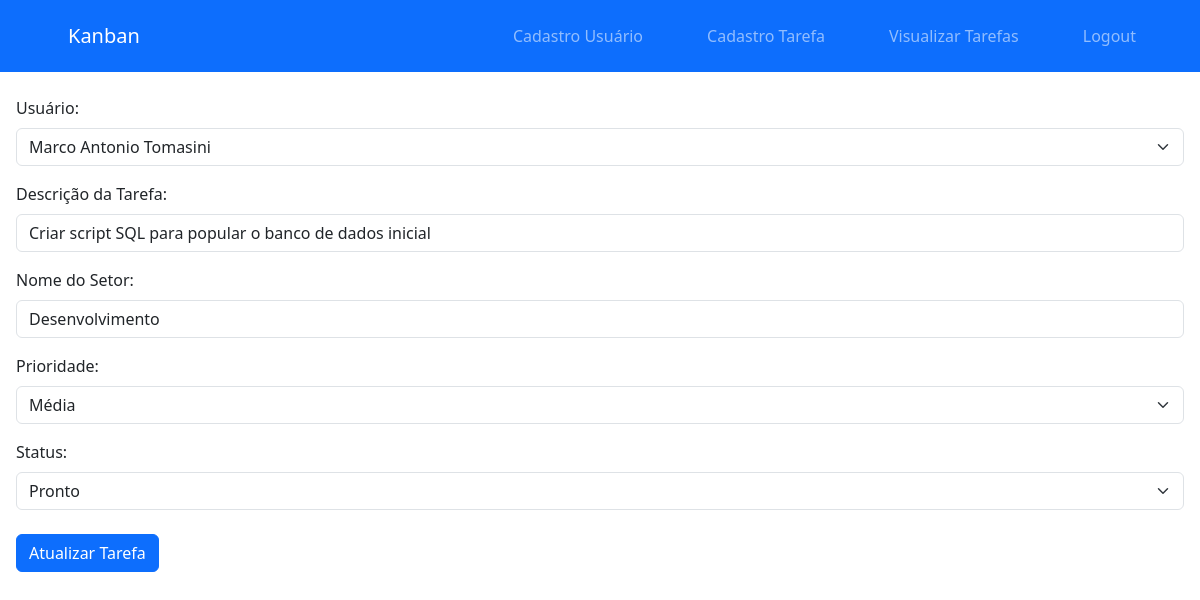
Page /public/cadastro_tarefa.php?id=2 (signed in) on the committed database.
### tables this page shows
CREATE TABLE tarefas
(
 id_tarefa INT PRIMARY KEY AUTO_INCREMENT,
 id_usuario INT, FOREIGN KEY (id_usuario) REFERENCES usuario(id_usuario),
 descricao_tarefa VARCHAR(255) NOT NULL,
 nome_setor VARCHAR(255) NOT NULL,
 prioridade ENUM('Baixa', 'Média', 'Alta') NOT NULL,
 data_cadastro TIMESTAMP DEFAULT CURRENT_TIMESTAMP,
 status ENUM('A Fazer', 'Fazendo', 'Pronto') NOT NULL
);

### public/cadastro_tarefa.php (the view, shortened to what this page needs)
<?php
include 'partials/header.php';
if (isset($_GET['id'])) {
    $id_tarefa = $_GET['id'];
    $sql2 = "SELECT * FROM tarefas INNER JOIN usuario ON tarefas.id_usuario = usuario.id_usuario WHERE id_tarefa='$id_tarefa'";
    $result = $mysqli->query($sql2);
    $tarefa_row = $result->fetch_assoc();
    $id_usuario_fk = $tarefa_row['id_usuario'];
    $descricao_tarefa = $tarefa_row['descricao_tarefa'];
    $nome_setor = $tarefa_row['nome_setor'];
    $prioridade = $tarefa_row['prioridade'];
    $status = $tarefa_row['status'];
?>
    <html lang="en">
    <head>
        <link rel="stylesheet" href="../styles/style.css">
        <link href="https://cdn.jsdelivr.net/npm/bootstrap@5.3.7/dist/css/bootstrap.min.css" rel="stylesheet">
    </head>
    <body>
        <form class="me-3 ms-3" action="cadastro_tarefa.php?id=<?php echo $id_tarefa; ?>" method="POST">
            <label class="form-label" for="usuario">Usuário: </label>
            <select name="id_usuario" class="form-select mb-3" required >
                <?php
                    $sql = "SELECT id_usuario, nome FROM usuario";
                    $result = $mysqli->query($sql);
                    if ($result->num_rows > 0) {
                        while($usuario_row = $result->fetch_assoc()) {
                            $selected = ($usuario_row['id_usuario'] == $id_usuario_fk) ? 'selected' : '';
                            echo "<option value='" . $usuario_row['id_usuario'] . "' $selected>" . $usuario_row['nome'] . "</option>";
                        }
                    }
                ?>
            </select>
            <label class="form-label mtd-3" for="descricao_tarefa">Descrição da Tarefa: </label>
            <input type="text" name="descricao_tarefa" class="form-control" required value="<?php echo htmlspecialchars($descricao_tarefa)?>">
            <label class="form-label mt-3" for="nome_setor">Nome do Setor: </label>
            <input type="text" name="nome_setor" class="form-control" required value="<?php echo htmlspecialchars($nome_setor) ?>">
            <label class="form-label mt-3" for="prioridade">Prioridade: </label>
            <select name="prioridade" class="form-select" required>
                <option value="Média" <?php if($prioridade == "Média") echo "selected"; ?>>Média</option>
            </select>
            <label class="form-label mt-3" for="status">Status: </label>
            <select name="status" class="form-select" required>
                <option value="Pronto" <?php if($status == "Pronto") echo "selected"; ?>>Pronto</option>
            </select>
            <input type="submit" class="btn btn-primary mt-4" value="Atualizar Tarefa">
        </form>
    </body>
    </html>
<?php
}
?>

### styles/style.css (style rules this page uses)
body { height: 100vh; }

### rows in the picture
tarefas: descricao_tarefa "Criar script SQL para popular o banco de dados inicial", nome_setor "Desenvolvimento", prioridade "Média", status "Pronto"

### other values in the picture
form field id_usuario "Marco Antonio Tomasini"
